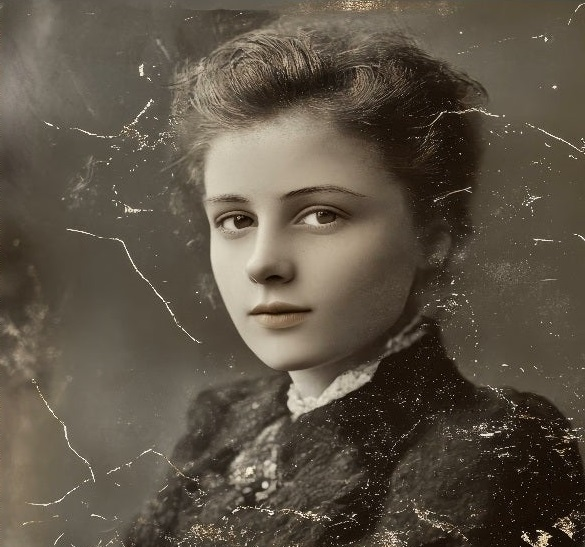
#> input picture Image Processing/Images/exp6/im3.jpg, 585 x 547 px
$ jupyter execute --allow-errors 'IP Experiment 12.ipynb'
#> lines starting #> are read from the running program, lines starting #| are printed output that depends on the picture
# Dilation, Erosion, Opening and Closing operation on images

[cell 1]
import cv2
import numpy as np
import matplotlib.pyplot as plt

def apply_dilation(image, kernel):
    # Apply dilation operation to the image
    dilated_image = cv2.dilate(image, kernel, iterations=1)
    return dilated_image

def apply_erosion(image, kernel):
    # Apply erosion operation to the image
    eroded_image = cv2.erode(image, kernel, iterations=1)
    return eroded_image

def apply_opening(image, kernel):
    # Apply opening operation to the image (erosion followed by dilation)
    opened_image = cv2.morphologyEx(image, cv2.MORPH_OPEN, kernel)
    return opened_image

def apply_closing(image, kernel):
    # Apply closing operation to the image (dilation followed by erosion)
    closed_image = cv2.morphologyEx(image, cv2.MORPH_CLOSE, kernel)
    return closed_image

# Load the input image
image_path = 'input_image.jpg'
input_image = cv2.imread(image_path, 0)  # Load the image in grayscale

# Create structuring elements for dilation, erosion, opening, and closing operations
kernel_dilation = np.ones((5, 5), np.uint8)
kernel_erosion = np.ones((5, 5), np.uint8)
kernel_opening = np.ones((5, 5), np.uint8)
kernel_closing = np.ones((5, 5), np.uint8)

# Apply dilation operation
#> (the rest of this cell did not finish here and is left out)

[cell 2]
import cv2
import numpy as np

# Load the image
image = cv2.imread('Images/exp6/im3.jpg', 0)  # Load as grayscale
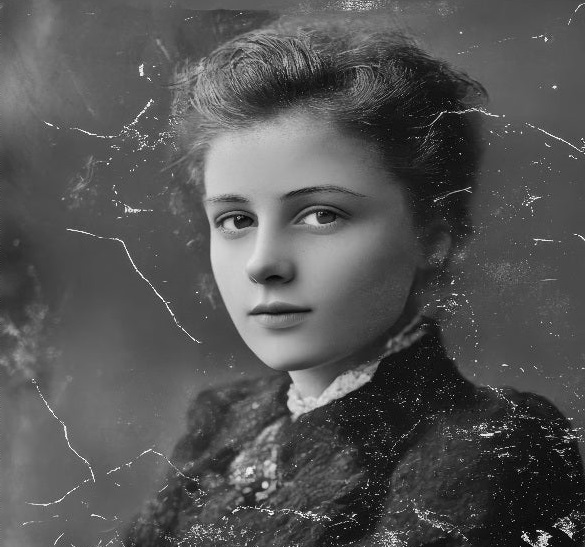
#> image: shape (547, 585); min 0, max 255, mean 84.4

# Define the kernel (structuring element)
kernel = np.ones((5, 5), np.uint8)

# Perform Erosion
erosion = cv2.erode(image, kernel, iterations=1)
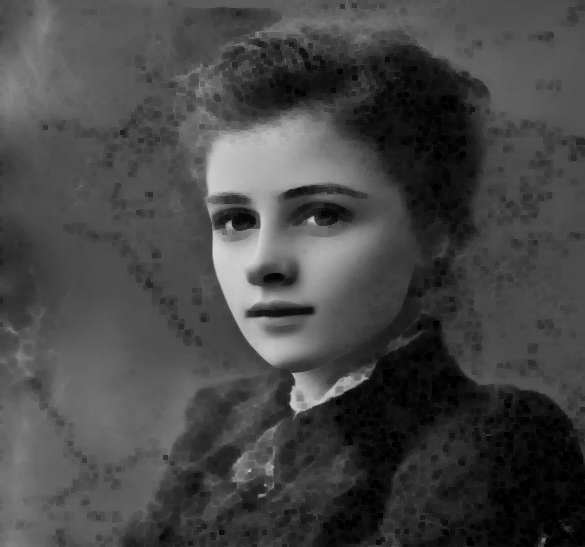
#> erosion: shape (547, 585); min 0, max 213, mean 70.5

# Perform Dilation
dilation = cv2.dilate(image, kernel, iterations=1)
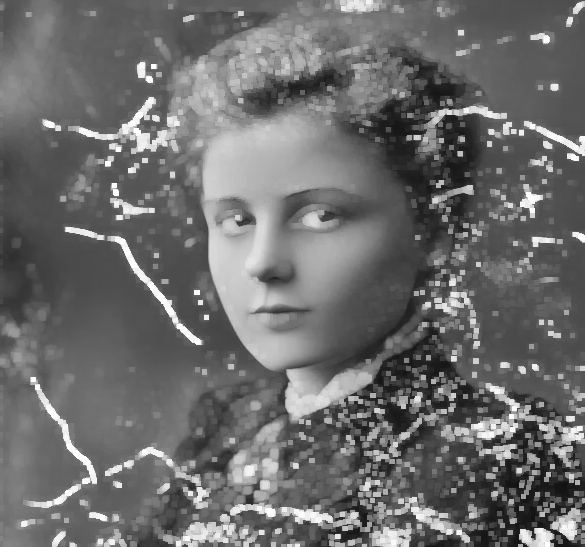
#> dilation: shape (547, 585); min 17, max 255, mean 108.3

# Perform Opening (Erosion followed by Dilation)
opening = cv2.morphologyEx(image, cv2.MORPH_OPEN, kernel)
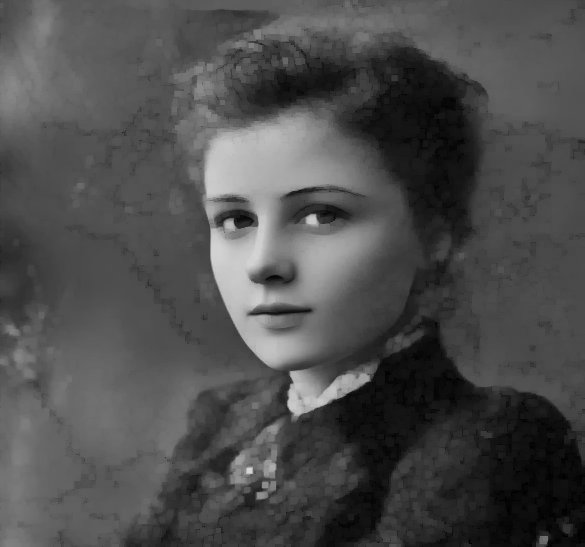
#> opening: shape (547, 585); min 0, max 213, mean 76.9

# Perform Closing (Dilation followed by Erosion)
closing = cv2.morphologyEx(image, cv2.MORPH_CLOSE, kernel)
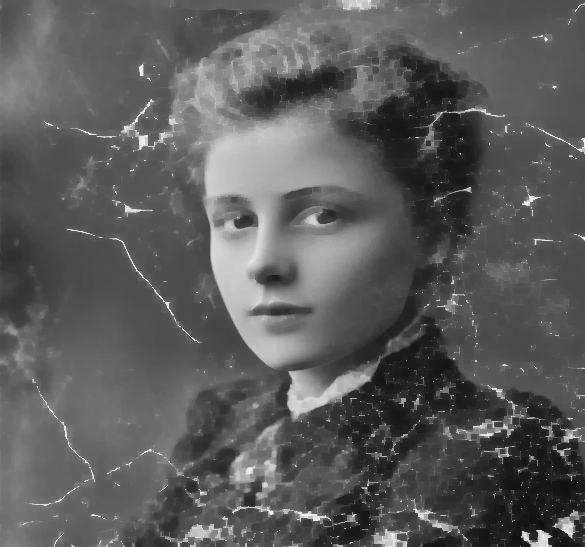
#> closing: shape (547, 585); min 17, max 255, mean 91.5

# Display the original image and the results
cv2.imshow('Original Image', image)
cv2.imshow('After Erosion Operation', erosion)
cv2.imshow('After Dilation Operation', dilation)
cv2.imshow('After Opening Operation', opening)
cv2.imshow('After Closing Operation', closing)

# Wait for a key press and then close the windows
cv2.waitKey(0)
cv2.destroyAllWindows()

$ run again, with Image Processing/Images/exp6/im1.png saved as Image Processing/Images/exp6/im3.jpg
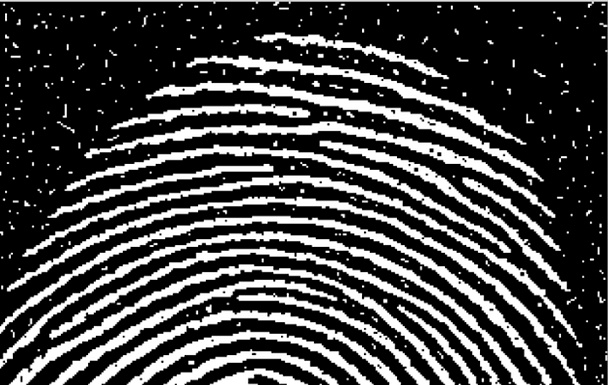
#> input picture Image Processing/Images/exp6/im1.png, 608 x 385 px
#> image is the input picture: shape (385, 608); min 0, max 255, mean 67.2
#> `dilation = cv2.dilate(image, kernel, iterations=1)`:
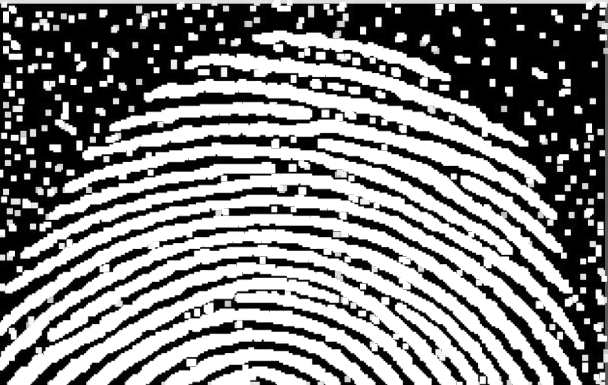
#> dilation: shape (385, 608); min 0, max 255, mean 129.3
#> `closing = cv2.morphologyEx(image, cv2.MORPH_CLOSE, kernel)`:
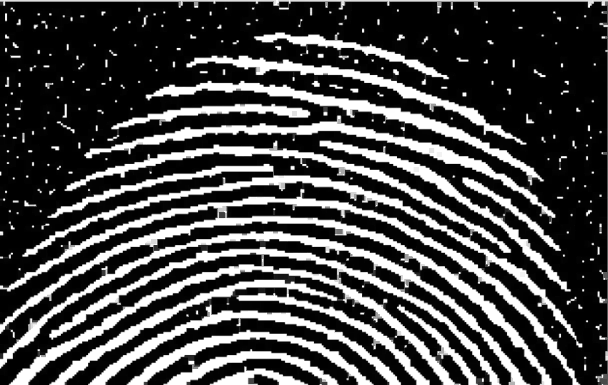
#> closing: shape (385, 608); min 0, max 255, mean 70.6

$ run again, with Image Processing/Images/exp6/im2.png saved as Image Processing/Images/exp6/im3.jpg
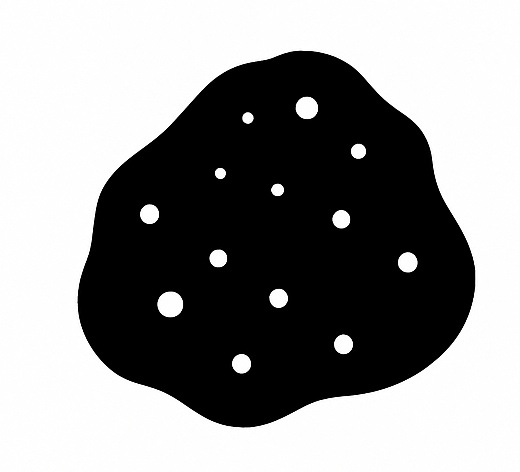
#> input picture Image Processing/Images/exp6/im2.png, 520 x 472 px
#> `erosion = cv2.erode(image, kernel, iterations=1)`:
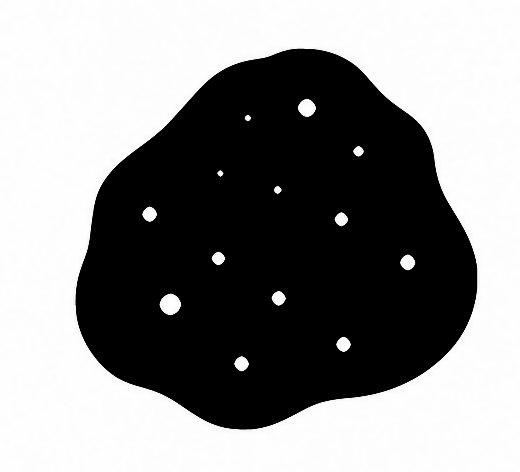
#> erosion: shape (472, 520); min 0, max 255, mean 140.6
#> `dilation = cv2.dilate(image, kernel, iterations=1)`:
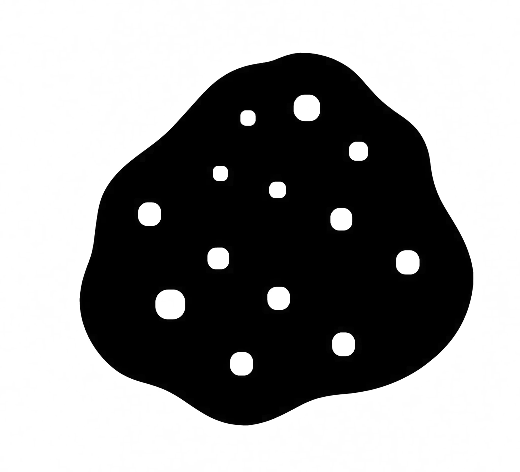
#> dilation: shape (472, 520); min 0, max 255, mean 151.8
